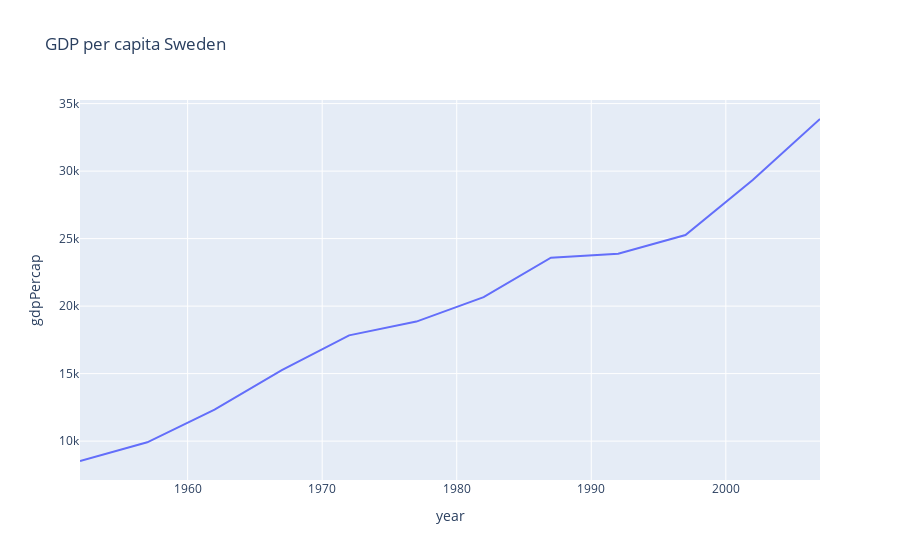

Notebook code for this chart:
### Markdown cell above
## Line chart

### Code cell
fig = px.line(sweden, x="year", y="gdpPercap", title="GDP per capita Sweden")
fig.show()

### Figure 1 — Plotly figure (JSON) as saved in the notebook; plotly's stock layout.template omitted (floating-point values rounded to 4 significant figures)
{"data": [{"hovertemplate": "year=%{x}<br>gdpPercap=%{y}<extra></extra>", "legendgroup": "", "line": {"color": "#636efa", "dash": "solid"}, "marker": {"symbol": "circle"}, "mode": "lines", "name": "", "orientation": "v", "showlegend": false, "type": "scatter", "x": [1952, 1957, 1962, 1967, 1972, 1977, 1982, 1987, 1992, 1997, 2002, 2007], "xaxis": "x", "y": [8528.0, 9912.0, 12330.0, 15260.0, 17830.0, 18860.0, 20670.0, 23590.0, 23880.0, 25270.0, 29340.0, 33860.0], "yaxis": "y"}], "layout": {"legend": {"tracegroupgap": 0}, "title": {"text": "GDP per capita Sweden"}, "xaxis": {"anchor": "y", "domain": [0, 1], "title": {"text": "year"}}, "yaxis": {"anchor": "x", "domain": [0, 1], "title": {"text": "gdpPercap"}}}}
